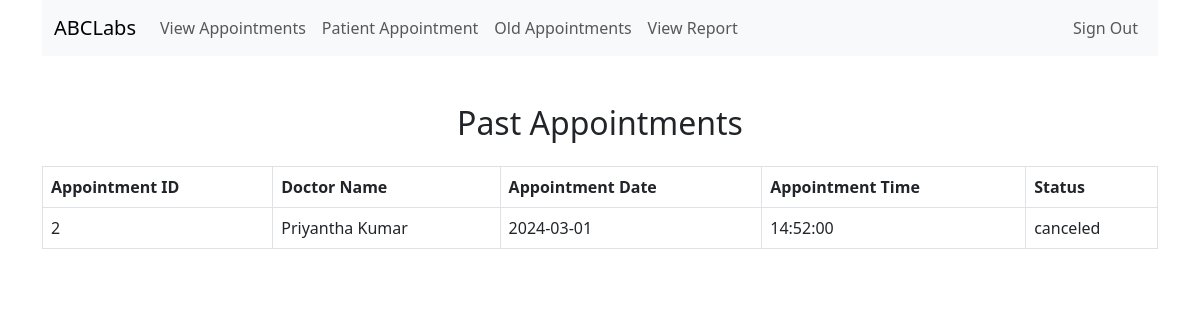
Page /patient_portal/old_appointments.php (signed in) on the committed database.
### tables this page shows
CREATE TABLE `confirmed_appointments` (
  `confirmed_appointment_id` int(11) NOT NULL,
  `patient_id` int(11) NOT NULL,
  `doctor_id` int(11) NOT NULL,
  `appointment_date` date NOT NULL,
  `appointment_time` time NOT NULL,
  `status` enum('pending','closed','canceled') NOT NULL DEFAULT 'pending'
);

CREATE TABLE `doctors` (
  `doctor_id` int(11) NOT NULL,
  `fullname` varchar(255) NOT NULL,
  `username` varchar(255) NOT NULL,
  `password` varchar(255) NOT NULL
);

### patient_portal/old_appointments.php (the view, shortened to what this page needs)
<?php
include('../functional/db.php');
$username = $_SESSION['username'];
$query = "SELECT patient_ID FROM patients WHERE username = ?";
$stmt = mysqli_prepare($connection, $query);
mysqli_stmt_bind_param($stmt, "s", $username);
mysqli_stmt_execute($stmt);
mysqli_stmt_bind_result($stmt, $patient_id);
$query = "SELECT ca.confirmed_appointment_id, d.fullname AS doctor_name, ca.appointment_date, ca.appointment_time, ca.status
          FROM confirmed_appointments ca
          INNER JOIN doctors d ON ca.doctor_id = d.doctor_id
          WHERE ca.patient_id = ? AND (ca.status = 'closed' OR ca.status = 'canceled')";
$stmt = mysqli_prepare($connection, $query);
mysqli_stmt_bind_param($stmt, "i", $patient_id);
mysqli_stmt_execute($stmt);
$result = mysqli_stmt_get_result($stmt);
$appointments = [];
while ($row = mysqli_fetch_assoc($result)) {
    $appointments[] = $row;
}
?>
<!DOCTYPE html>
<html lang="en">
<head>
    <link href="https://cdn.jsdelivr.net/npm/bootstrap@5.3.0-alpha1/dist/css/bootstrap.min.css" rel="stylesheet">
</head>
<body>
    <div class="container">
        <?php include('main/nav.php'); ?>
        <div class="mt-5">
            <h2 class="text-center mb-4">Past Appointments</h2>
            <?php if (!empty($appointments)) : ?>
            <table class="table table-bordered">
                <thead>
                    <tr>
                        <th>Appointment ID</th>
                        <th>Doctor Name</th>
                        <th>Appointment Date</th>
                        <th>Appointment Time</th>
                        <th>Status</th>
                    </tr>
                </thead>
                <tbody>
                    <?php foreach ($appointments as $appointment) : ?>
                    <tr>
                        <td><?php echo $appointment['confirmed_appointment_id']; ?></td>
                        <td><?php echo $appointment['doctor_name']; ?></td>
                        <td><?php echo $appointment['appointment_date']; ?></td>
                        <td><?php echo $appointment['appointment_time']; ?></td>
                        <td><?php echo $appointment['status']; ?></td>
                    </tr>
                    <?php endforeach; ?>
                </tbody>
            </table>
            <?php else : ?>
            <p class="text-center">No past appointments.</p>
            <?php endif; ?>
        </div>
    </div>
</body>
</html>

### rows in the picture
confirmed_appointments: confirmed_appointment_id "2", doctor.fullname "Priyantha Kumar", appointment_date "2024-03-01", appointment_time "14:52:00", status "canceled"
